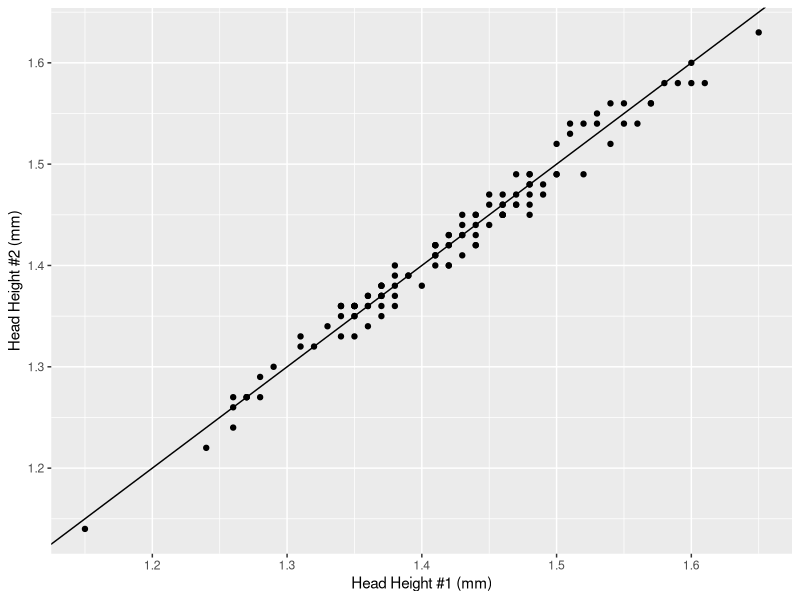

Write the R code that produced this figure.
## ---- chunk 1
library(knitr)
knitr::opts_chunk$set(cache = TRUE)
library(readxl)
library(ggplot2)
library(cowplot)
library(tidyverse)
## ---- chunk 2
M <- read_excel("../data/G44_Morphometrics.xlsx")
ggplot(M, aes(HeadHt1, HeadHt2)) +
  geom_abline(slope = 1, intercept = 0) +
  geom_point() +
  xlab("Head Height #1 (mm)") +
  ylab("Head Height #2 (mm)")
## ---- chunk 3
Heads <- data.frame(HeadHt = c(M$HeadHt1, M$HeadHt2),
                    MouseID = factor(c(M$MouseID, M$MouseID)))
Heads <- Heads %>% drop_na()
fm <- anova(lm(HeadHt ~ MouseID, data = Heads))
fm

var_a <- (fm$'Mean Sq'[1] - fm$'Mean Sq'[2]) / 2
var_a / (var_a + fm$'Mean Sq'[2])
## ---- chunk 4
library(nlme)
fm_lme <- lme(HeadHt ~ 1,
              random = ~ 1 | MouseID,
              data = Heads,
              method = "ML")
## ---- chunk 5
head(coef(fm_lme))

MouseMeans <- Heads %>% group_by(MouseID) %>% summarize(mean(HeadHt)) 
head(MouseMeans)
## ---- chunk 6
(varcomps <- VarCorr(fm_lme))
var.among <- as.numeric(varcomps[1, 1])
var.within <- as.numeric(varcomps[2, 1])
var.among / (var.among + var.within)

print(var(MouseMeans[, 2]),digits = 4)
print(var.among, digits = 4)

MouseVars <- Heads %>% group_by(MouseID) %>% summarize(var(HeadHt)) 
MouseVars <- as.data.frame(MouseVars)

print(mean(as.numeric(MouseVars[, 2])), digits = 4)
print(var.within, digits = 4)
